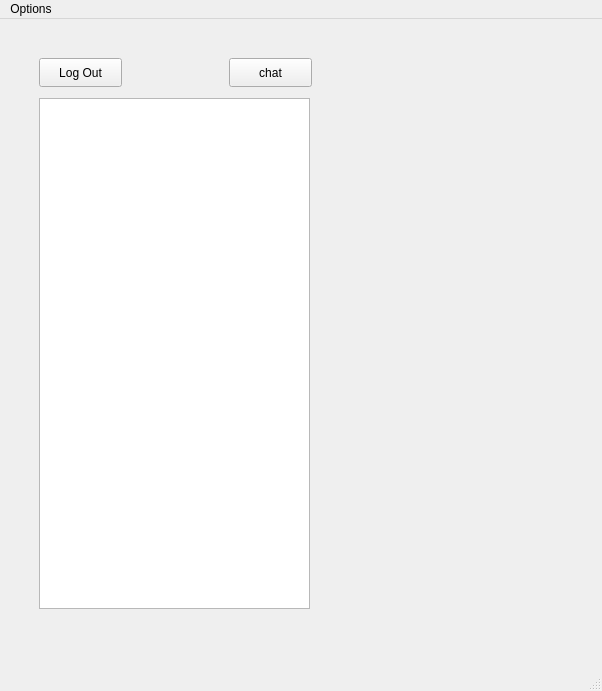
<?xml version="1.0" encoding="UTF-8"?>
<ui version="4.0">
 <class>MainWindow</class>
 <widget class="QMainWindow" name="MainWindow">
  <property name="geometry">
   <rect>
    <x>0</x>
    <y>0</y>
    <width>602</width>
    <height>691</height>
   </rect>
  </property>
  <property name="windowTitle">
   <string>Client</string>
  </property>
  <widget class="QWidget" name="centralwidget">
   <property name="enabled">
    <bool>true</bool>
   </property>
   <layout class="QVBoxLayout" name="verticalLayout">
    <item>
     <widget class="QStackedWidget" name="stackedWidget">
      <property name="enabled">
       <bool>true</bool>
      </property>
      <property name="currentIndex">
       <number>0</number>
      </property>
      <widget class="QWidget" name="Menu">
       <widget class="QPushButton" name="log_out">
        <property name="geometry">
         <rect>
          <x>30</x>
          <y>30</y>
          <width>83</width>
          <height>29</height>
         </rect>
        </property>
        <property name="text">
         <string>Log Out</string>
        </property>
       </widget>
       <widget class="QListWidget" name="conectedUsers">
        <property name="geometry">
         <rect>
          <x>30</x>
          <y>70</y>
          <width>271</width>
          <height>511</height>
         </rect>
        </property>
       </widget>
       <widget class="QPushButton" name="pushButton">
        <property name="geometry">
         <rect>
          <x>220</x>
          <y>30</y>
          <width>83</width>
          <height>29</height>
         </rect>
        </property>
        <property name="text">
         <string>chat</string>
        </property>
       </widget>
      </widget>
      <widget class="QWidget" name="Chat">
       <widget class="QWidget" name="layoutWidget">
        <property name="geometry">
         <rect>
          <x>10</x>
          <y>550</y>
          <width>531</width>
          <height>71</height>
         </rect>
        </property>
        <layout class="QGridLayout" name="gridLayout">
         <item row="1" column="0">
          <widget class="QLabel" name="label">
           <property name="text">
            <string>Message:</string>
           </property>
          </widget>
         </item>
         <item row="1" column="1" colspan="2">
          <widget class="QLineEdit" name="lnMessage"/>
         </item>
         <item row="1" column="3">
          <widget class="QPushButton" name="btnSend">
           <property name="text">
            <string>Send</string>
           </property>
          </widget>
         </item>
         <item row="1" column="4">
          <widget class="QPushButton" name="btnSendFile">
           <property name="maximumSize">
            <size>
             <width>35</width>
             <height>16777215</height>
            </size>
           </property>
           <property name="text">
            <string>...</string>
           </property>
          </widget>
         </item>
         <item row="0" column="0">
          <widget class="QLabel" name="label_2">
           <property name="text">
            <string>Desitnation:</string>
           </property>
          </widget>
         </item>
         <item row="0" column="1" colspan="2">
          <widget class="QComboBox" name="cmbDestination">
           <item>
            <property name="text">
             <string>Server</string>
            </property>
           </item>
           <item>
            <property name="text">
             <string>All</string>
            </property>
           </item>
          </widget>
         </item>
        </layout>
       </widget>
       <widget class="QListWidget" name="lstMessages">
        <property name="geometry">
         <rect>
          <x>10</x>
          <y>80</y>
          <width>531</width>
          <height>451</height>
         </rect>
        </property>
       </widget>
       <widget class="QPushButton" name="backmenu">
        <property name="geometry">
         <rect>
          <x>10</x>
          <y>0</y>
          <width>83</width>
          <height>29</height>
         </rect>
        </property>
        <property name="text">
         <string>Back</string>
        </property>
       </widget>
       <widget class="QWidget" name="layoutWidget_2">
        <property name="geometry">
         <rect>
          <x>10</x>
          <y>40</y>
          <width>531</width>
          <height>32</height>
         </rect>
        </property>
        <layout class="QHBoxLayout" name="horizontalLayout_2">
         <item>
          <widget class="QLineEdit" name="lnClientName">
           <property name="placeholderText">
            <string>Enter Client Name</string>
           </property>
          </widget>
         </item>
         <item>
          <widget class="QComboBox" name="cmbStatus">
           <item>
            <property name="text">
             <string>None</string>
            </property>
           </item>
           <item>
            <property name="text">
             <string>Available</string>
            </property>
           </item>
           <item>
            <property name="text">
             <string>Away</string>
            </property>
           </item>
           <item>
            <property name="text">
             <string>Busy</string>
            </property>
           </item>
          </widget>
         </item>
        </layout>
       </widget>
      </widget>
      <widget class="QWidget" name="Login">
       <widget class="QLineEdit" name="lineEdit">
        <property name="geometry">
         <rect>
          <x>220</x>
          <y>240</y>
          <width>113</width>
          <height>28</height>
         </rect>
        </property>
        <property name="text">
         <string>User</string>
        </property>
       </widget>
       <widget class="QLabel" name="label_8">
        <property name="geometry">
         <rect>
          <x>220</x>
          <y>170</y>
          <width>101</width>
          <height>41</height>
         </rect>
        </property>
        <property name="font">
         <font>
          <pointsize>15</pointsize>
         </font>
        </property>
        <property name="text">
         <string>Login</string>
        </property>
        <property name="alignment">
         <set>Qt::AlignCenter</set>
        </property>
       </widget>
       <widget class="QLineEdit" name="lineEdit_2">
        <property name="geometry">
         <rect>
          <x>220</x>
          <y>290</y>
          <width>113</width>
          <height>28</height>
         </rect>
        </property>
        <property name="text">
         <string>Password</string>
        </property>
       </widget>
       <widget class="QPushButton" name="login">
        <property name="geometry">
         <rect>
          <x>220</x>
          <y>340</y>
          <width>111</width>
          <height>29</height>
         </rect>
        </property>
        <property name="font">
         <font>
          <pointsize>10</pointsize>
         </font>
        </property>
        <property name="text">
         <string>Log in</string>
        </property>
       </widget>
       <widget class="QPushButton" name="singin">
        <property name="geometry">
         <rect>
          <x>230</x>
          <y>370</y>
          <width>91</width>
          <height>29</height>
         </rect>
        </property>
        <property name="text">
         <string>Sign in</string>
        </property>
        <property name="flat">
         <bool>true</bool>
        </property>
       </widget>
      </widget>
      <widget class="QWidget" name="Sign">
       <widget class="QLineEdit" name="Name">
        <property name="geometry">
         <rect>
          <x>280</x>
          <y>200</y>
          <width>113</width>
          <height>28</height>
         </rect>
        </property>
       </widget>
       <widget class="QPushButton" name="signin">
        <property name="geometry">
         <rect>
          <x>210</x>
          <y>370</y>
          <width>101</width>
          <height>29</height>
         </rect>
        </property>
        <property name="font">
         <font>
          <pointsize>10</pointsize>
         </font>
        </property>
        <property name="text">
         <string>Sign In</string>
        </property>
       </widget>
       <widget class="QLabel" name="label_4">
        <property name="geometry">
         <rect>
          <x>160</x>
          <y>240</y>
          <width>63</width>
          <height>20</height>
         </rect>
        </property>
        <property name="text">
         <string>User </string>
        </property>
       </widget>
       <widget class="QLabel" name="label_3">
        <property name="geometry">
         <rect>
          <x>220</x>
          <y>130</y>
          <width>91</width>
          <height>41</height>
         </rect>
        </property>
        <property name="font">
         <font>
          <pointsize>15</pointsize>
         </font>
        </property>
        <property name="text">
         <string>Sign In</string>
        </property>
       </widget>
       <widget class="QLabel" name="label_5">
        <property name="geometry">
         <rect>
          <x>160</x>
          <y>200</y>
          <width>63</width>
          <height>20</height>
         </rect>
        </property>
        <property name="text">
         <string>Name</string>
        </property>
       </widget>
       <widget class="QDateEdit" name="userdate">
        <property name="geometry">
         <rect>
          <x>280</x>
          <y>320</y>
          <width>111</width>
          <height>29</height>
         </rect>
        </property>
       </widget>
       <widget class="QLabel" name="label_6">
        <property name="geometry">
         <rect>
          <x>160</x>
          <y>280</y>
          <width>63</width>
          <height>20</height>
         </rect>
        </property>
        <property name="text">
         <string>Password</string>
        </property>
       </widget>
       <widget class="QLabel" name="label_7">
        <property name="geometry">
         <rect>
          <x>160</x>
          <y>320</y>
          <width>63</width>
          <height>20</height>
         </rect>
        </property>
        <property name="text">
         <string>Date</string>
        </property>
       </widget>
       <widget class="QLineEdit" name="Username">
        <property name="geometry">
         <rect>
          <x>280</x>
          <y>240</y>
          <width>113</width>
          <height>28</height>
         </rect>
        </property>
       </widget>
       <widget class="QPushButton" name="loginb">
        <property name="geometry">
         <rect>
          <x>210</x>
          <y>410</y>
          <width>101</width>
          <height>29</height>
         </rect>
        </property>
        <property name="text">
         <string>Log In</string>
        </property>
        <property name="flat">
         <bool>true</bool>
        </property>
       </widget>
       <widget class="QLineEdit" name="password">
        <property name="geometry">
         <rect>
          <x>280</x>
          <y>280</y>
          <width>113</width>
          <height>28</height>
         </rect>
        </property>
       </widget>
      </widget>
      <widget class="QWidget" name="page"/>
     </widget>
    </item>
   </layout>
  </widget>
  <widget class="QMenuBar" name="menubar">
   <property name="geometry">
    <rect>
     <x>0</x>
     <y>0</y>
     <width>602</width>
     <height>22</height>
    </rect>
   </property>
   <widget class="QMenu" name="menuOptions">
    <property name="title">
     <string>Options</string>
    </property>
    <addaction name="actionConnect"/>
    <addaction name="separator"/>
    <addaction name="actionExot"/>
   </widget>
   <addaction name="menuOptions"/>
  </widget>
  <widget class="QStatusBar" name="statusbar"/>
  <action name="actionConnect">
   <property name="text">
    <string>Connect</string>
   </property>
  </action>
  <action name="actionExot">
   <property name="text">
    <string>Exit</string>
   </property>
  </action>
 </widget>
 <resources/>
 <connections/>
</ui>
